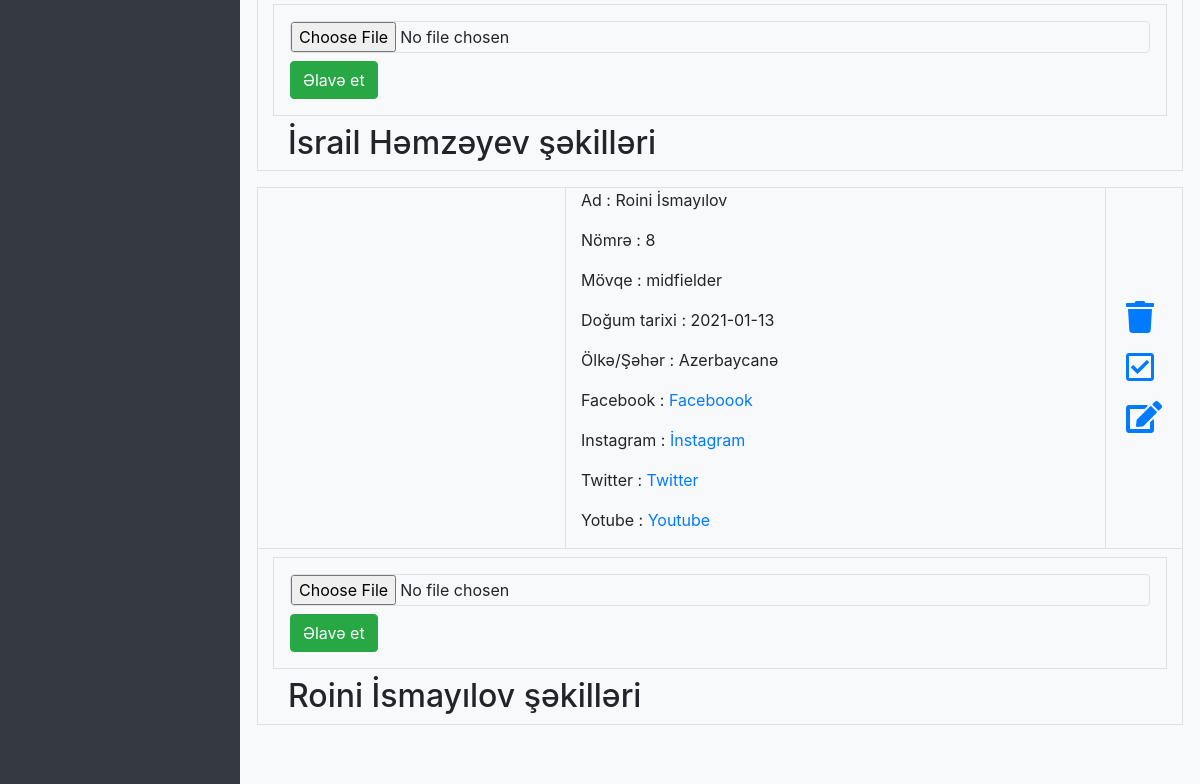
The app's page /admin/admin.php?page=team (signed in, lower part), older data.
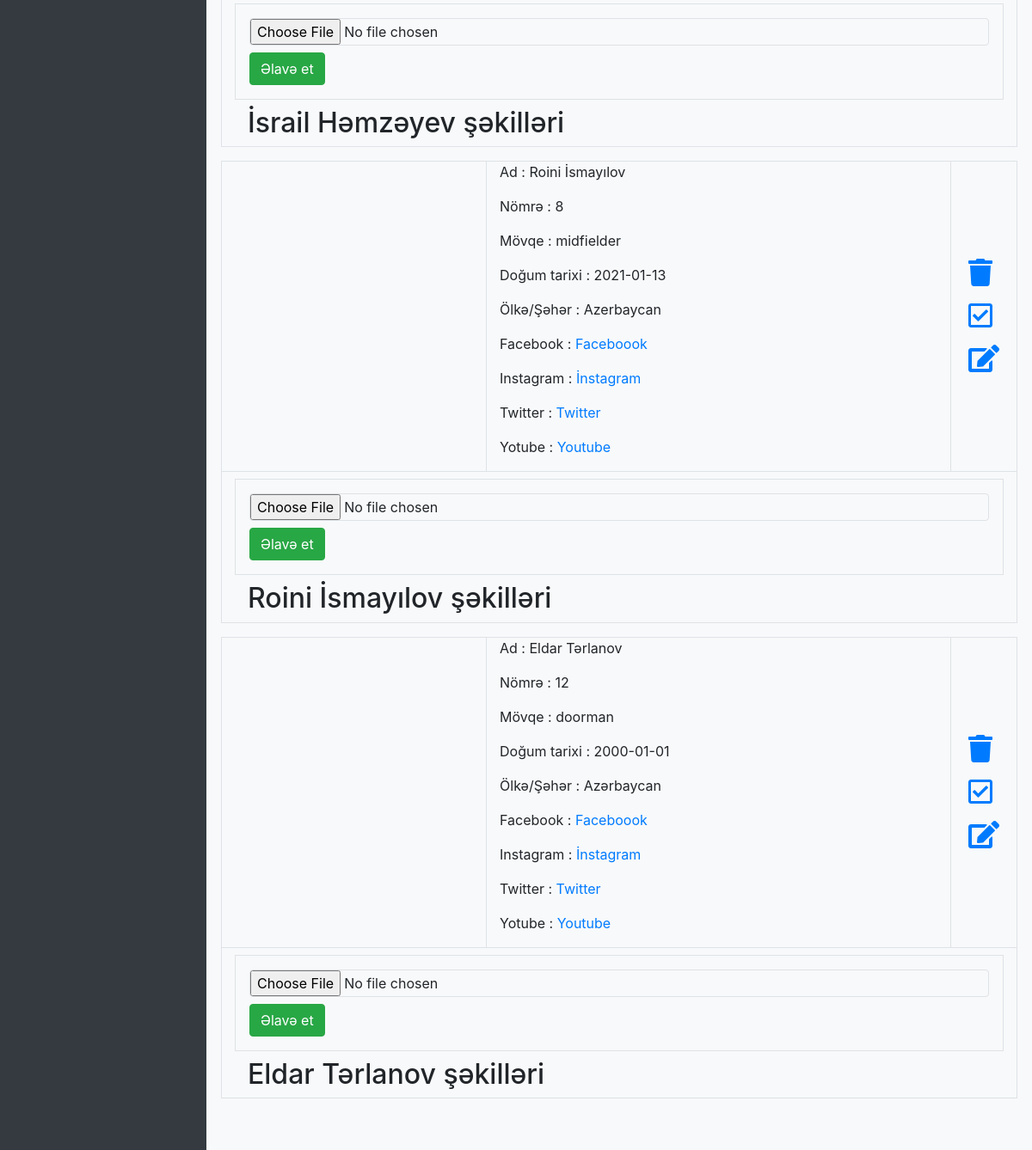
The same page, newer data.
### tables this page shows
CREATE TABLE IF NOT EXISTS `team` (
  `id` int NOT NULL AUTO_INCREMENT,
  `name` varchar(200) NOT NULL,
  `nomre` int DEFAULT NULL,
  `avatar` varchar(50) DEFAULT 'avatar.png',
  `movqe` varchar(50) NOT NULL,
  `date` varchar(50) DEFAULT NULL,
  `country` varchar(100) DEFAULT 'Azərbaycan',
  `instagram` varchar(200) DEFAULT NULL,
  `facebook` varchar(200) DEFAULT NULL,
  `twitter` varchar(200) DEFAULT NULL,
  `youtube` varchar(200) DEFAULT NULL,
  `status` int NOT NULL DEFAULT '0',
  PRIMARY KEY (`id`)
);

### admin/page/team.php (the view, shortened to what this page needs)
<div id="team" class="row">
    <div class="col-12 border-top p-3 mb-5">
        <div class="row px-3">
            <?php
            $sql = "SELECT * FROM team ORDER BY `status` DESC";
            $query = mysqli_query($conn, $sql);
            while($res = mysqli_fetch_assoc($query)){
                $check = ($res['status']) ? "-check" : "";
                $id = $res['id'];
                $avatar = $res['avatar'];
                $name = $res['name'];
                $movqe = $res['movqe'];
                $number = $res['nomre'];
                $date = $res['date'];
                $country = $res['country'];
                $facebook = $res['facebook'];
                $instagram = $res['instagram'];
                $twitter = $res['twitter'];
                $youtube = $res['youtube'];
                echo '<div class="col-12 border mb-3">
                <div class="row justify-content-center">
                    <div class="col-4 mx-auto border-right">
                        <img class="w-100" src="../media/staff/'.$movqe.'/'.$avatar.'" alt="">
                    </div>
                    <div class="col-7">
                        <p>Ad : '.$name.'</p>
                        <p>Nömrə : '.$number.'</p>
                        <p>Mövqe : '.$movqe.'</p>
                        <p>Doğum tarixi : '.$date.'</p>
                        <p>Ölkə/Şəhər : '.$country.'</p>
                        <p>Facebook : <a href="'.$facebook.'">'.$facebook.'</a></p>
                        <p>Instagram : <a href="'.$instagram.'">'.$instagram.'</a></p>
                        <p>Twitter : <a href="'.$twitter.'">'.$twitter.'</a></p>
                        <p>Yotube : <a href="'.$youtube.'">'.$youtube.'</a></p>
                    </div>
                    <div class="col-1 border-left">
                        <div class="row align-items-center justify-content-center h-100">
                            <ul class="list-inline m-0 p-0 text-center">
                                <li class="text-justify"><a href="config.php?query=delete_team&id='.$id.'"><i class="fas fa-trash fa-2x"></i></a></li>
                                <li class="my-3 text-justify"><a href="config.php?query=change_team_status&id='.$id.'"><i class="far fa'.$check.'-square fa-2x"></i></a>
                                </li>
                                <li class="text-justify"><a href="admin.php?page=team&action=edit&id='.$id.'"><i class="fas fa-edit fa-2x"></i></a></li>
                            </ul>
                        </div>
                    </div>
                    <div class="col-12 border-top">';
                echo "<form action='config.php' method='post' enctype='multipart/form-data' class='w-100 border p-3 my-2'>
                                    <input type='hidden' name='query' value='add_team_media'>
                                    <input type='hidden' name='id' value='$id'>
                                    <input type='file' name='file' class='col-12 px-0 border rounded mb-2'>
                                    <input type='submit' value='Əlavə et' class='btn btn-success'>
                                </form>";
                echo "<h2 class='col-12'>$name şəkilləri</h2>";
                echo "</div>
                    </div>
                    </div>";
            }
            ?>
        </div>
    </div>
</div>

Row changes from the older to the newer data that the page shows:
changed team "Roini İsmayılov": country "Azerbaycanə" → "Azerbaycan"
added team: name "Eldar Tərlanov", nomre "12", movqe "doorman", date "2000-01-01", country "Azərbaycan", facebook "Faceboook", instagram "İnstagram", twitter "Twitter", youtube "Youtube", status 1 (drawn)
